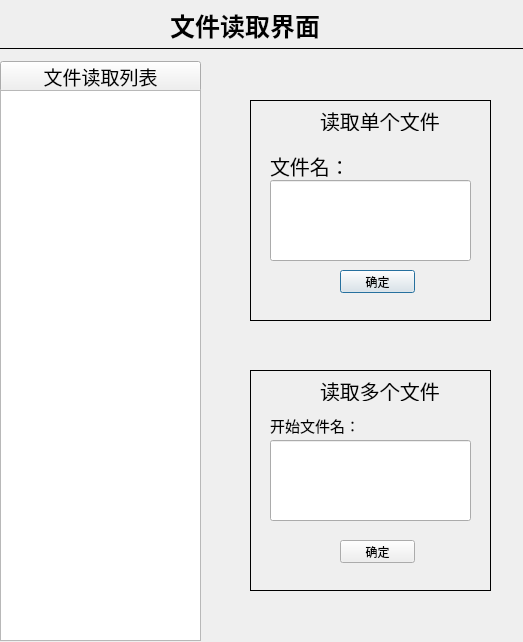
<?xml version="1.0" encoding="UTF-8"?>
<ui version="4.0">
 <class>readDataDialog</class>
 <widget class="QDialog" name="readDataDialog">
  <property name="geometry">
   <rect>
    <x>0</x>
    <y>0</y>
    <width>523</width>
    <height>642</height>
   </rect>
  </property>
  <property name="windowTitle">
   <string>readDataDialog</string>
  </property>
  <widget class="QLabel" name="label">
   <property name="geometry">
    <rect>
     <x>170</x>
     <y>0</y>
     <width>171</width>
     <height>51</height>
    </rect>
   </property>
   <property name="font">
    <font>
     <pointsize>19</pointsize>
     <weight>75</weight>
     <bold>true</bold>
    </font>
   </property>
   <property name="text">
    <string>文件读取界面</string>
   </property>
  </widget>
  <widget class="Line" name="line">
   <property name="geometry">
    <rect>
     <x>0</x>
     <y>40</y>
     <width>591</width>
     <height>16</height>
    </rect>
   </property>
   <property name="font">
    <font>
     <pointsize>16</pointsize>
     <weight>50</weight>
     <bold>false</bold>
    </font>
   </property>
   <property name="frameShadow">
    <enum>QFrame::Plain</enum>
   </property>
   <property name="orientation">
    <enum>Qt::Horizontal</enum>
   </property>
  </widget>
  <widget class="QLabel" name="label_3">
   <property name="geometry">
    <rect>
     <x>320</x>
     <y>110</y>
     <width>121</width>
     <height>21</height>
    </rect>
   </property>
   <property name="font">
    <font>
     <pointsize>15</pointsize>
    </font>
   </property>
   <property name="text">
    <string>读取单个文件</string>
   </property>
  </widget>
  <widget class="QLabel" name="label_4">
   <property name="geometry">
    <rect>
     <x>320</x>
     <y>380</y>
     <width>121</width>
     <height>21</height>
    </rect>
   </property>
   <property name="font">
    <font>
     <pointsize>15</pointsize>
    </font>
   </property>
   <property name="text">
    <string>读取多个文件</string>
   </property>
  </widget>
  <widget class="QLabel" name="label_5">
   <property name="geometry">
    <rect>
     <x>270</x>
     <y>150</y>
     <width>71</width>
     <height>31</height>
    </rect>
   </property>
   <property name="font">
    <font>
     <pointsize>15</pointsize>
    </font>
   </property>
   <property name="text">
    <string>文件名：</string>
   </property>
  </widget>
  <widget class="QLabel" name="label_6">
   <property name="geometry">
    <rect>
     <x>270</x>
     <y>410</y>
     <width>111</width>
     <height>31</height>
    </rect>
   </property>
   <property name="font">
    <font>
     <pointsize>11</pointsize>
    </font>
   </property>
   <property name="text">
    <string>开始文件名：</string>
   </property>
  </widget>
  <widget class="QLineEdit" name="readSignalFileLineEdit">
   <property name="geometry">
    <rect>
     <x>270</x>
     <y>180</y>
     <width>201</width>
     <height>81</height>
    </rect>
   </property>
  </widget>
  <widget class="QPushButton" name="readSignlaFileAdmitButton">
   <property name="geometry">
    <rect>
     <x>340</x>
     <y>270</y>
     <width>75</width>
     <height>23</height>
    </rect>
   </property>
   <property name="text">
    <string>确定</string>
   </property>
  </widget>
  <widget class="QPushButton" name="readMultiFileAdmitButton">
   <property name="geometry">
    <rect>
     <x>340</x>
     <y>540</y>
     <width>75</width>
     <height>23</height>
    </rect>
   </property>
   <property name="text">
    <string>确定</string>
   </property>
  </widget>
  <widget class="QLineEdit" name="readMultiFileLineEdit">
   <property name="geometry">
    <rect>
     <x>270</x>
     <y>440</y>
     <width>201</width>
     <height>81</height>
    </rect>
   </property>
  </widget>
  <widget class="Line" name="line_2">
   <property name="geometry">
    <rect>
     <x>250</x>
     <y>580</y>
     <width>241</width>
     <height>20</height>
    </rect>
   </property>
   <property name="frameShadow">
    <enum>QFrame::Plain</enum>
   </property>
   <property name="orientation">
    <enum>Qt::Horizontal</enum>
   </property>
  </widget>
  <widget class="Line" name="line_3">
   <property name="geometry">
    <rect>
     <x>250</x>
     <y>360</y>
     <width>241</width>
     <height>20</height>
    </rect>
   </property>
   <property name="frameShadow">
    <enum>QFrame::Plain</enum>
   </property>
   <property name="orientation">
    <enum>Qt::Horizontal</enum>
   </property>
  </widget>
  <widget class="Line" name="line_4">
   <property name="geometry">
    <rect>
     <x>240</x>
     <y>370</y>
     <width>20</width>
     <height>221</height>
    </rect>
   </property>
   <property name="frameShadow">
    <enum>QFrame::Plain</enum>
   </property>
   <property name="orientation">
    <enum>Qt::Vertical</enum>
   </property>
  </widget>
  <widget class="Line" name="line_5">
   <property name="geometry">
    <rect>
     <x>480</x>
     <y>370</y>
     <width>20</width>
     <height>221</height>
    </rect>
   </property>
   <property name="frameShadow">
    <enum>QFrame::Plain</enum>
   </property>
   <property name="orientation">
    <enum>Qt::Vertical</enum>
   </property>
  </widget>
  <widget class="Line" name="line_6">
   <property name="geometry">
    <rect>
     <x>480</x>
     <y>100</y>
     <width>20</width>
     <height>221</height>
    </rect>
   </property>
   <property name="frameShadow">
    <enum>QFrame::Plain</enum>
   </property>
   <property name="orientation">
    <enum>Qt::Vertical</enum>
   </property>
  </widget>
  <widget class="Line" name="line_7">
   <property name="geometry">
    <rect>
     <x>240</x>
     <y>100</y>
     <width>20</width>
     <height>221</height>
    </rect>
   </property>
   <property name="frameShadow">
    <enum>QFrame::Plain</enum>
   </property>
   <property name="orientation">
    <enum>Qt::Vertical</enum>
   </property>
  </widget>
  <widget class="Line" name="line_8">
   <property name="geometry">
    <rect>
     <x>250</x>
     <y>310</y>
     <width>241</width>
     <height>20</height>
    </rect>
   </property>
   <property name="frameShadow">
    <enum>QFrame::Plain</enum>
   </property>
   <property name="orientation">
    <enum>Qt::Horizontal</enum>
   </property>
  </widget>
  <widget class="Line" name="line_9">
   <property name="geometry">
    <rect>
     <x>250</x>
     <y>90</y>
     <width>241</width>
     <height>20</height>
    </rect>
   </property>
   <property name="frameShadow">
    <enum>QFrame::Plain</enum>
   </property>
   <property name="orientation">
    <enum>Qt::Horizontal</enum>
   </property>
  </widget>
  <widget class="QPushButton" name="readFileListButton">
   <property name="geometry">
    <rect>
     <x>0</x>
     <y>61</y>
     <width>201</width>
     <height>31</height>
    </rect>
   </property>
   <property name="font">
    <font>
     <pointsize>14</pointsize>
    </font>
   </property>
   <property name="text">
    <string>文件读取列表</string>
   </property>
  </widget>
  <widget class="QListWidget" name="readFlieListWidget">
   <property name="geometry">
    <rect>
     <x>0</x>
     <y>90</y>
     <width>201</width>
     <height>551</height>
    </rect>
   </property>
  </widget>
 </widget>
 <layoutdefault spacing="6" margin="11"/>
 <resources/>
 <connections/>
</ui>
